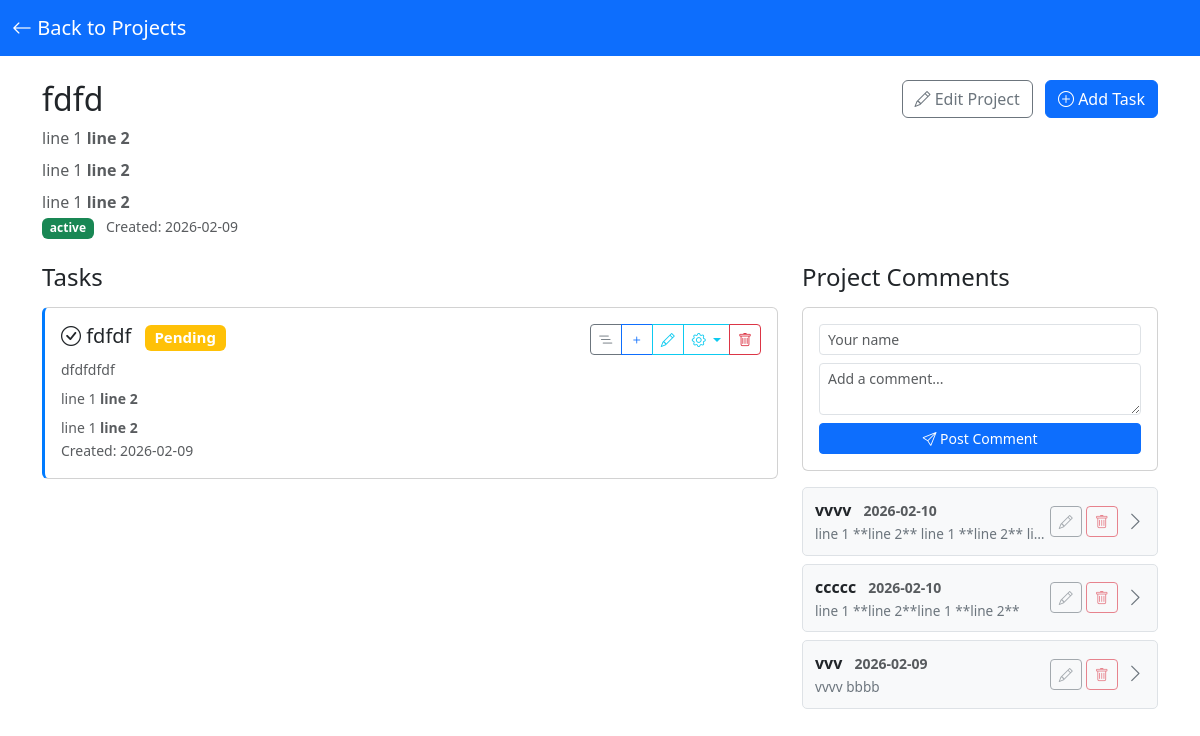
/project/4, run on the app's committed database.
### tables this page shows
CREATE TABLE projects (
            id INTEGER PRIMARY KEY AUTOINCREMENT,
            name TEXT NOT NULL,
            description TEXT,
            status TEXT DEFAULT 'active',
            icon_data TEXT,
            created_at TIMESTAMP DEFAULT CURRENT_TIMESTAMP
        );

CREATE TABLE tasks (
            id INTEGER PRIMARY KEY AUTOINCREMENT,
            project_id INTEGER NOT NULL,
            parent_task_id INTEGER,
            name TEXT NOT NULL,
            description TEXT,
            status TEXT DEFAULT 'pending',
            created_at TIMESTAMP DEFAULT CURRENT_TIMESTAMP,
            FOREIGN KEY (project_id) REFERENCES projects (id) ON DELETE CASCADE,
            FOREIGN KEY (parent_task_id) REFERENCES tasks (id) ON DELETE CASCADE
        );

CREATE TABLE comments (
            id INTEGER PRIMARY KEY AUTOINCREMENT,
            entity_type TEXT NOT NULL,
            entity_id INTEGER NOT NULL,
            content TEXT NOT NULL,
            author TEXT DEFAULT 'User',
            created_at TIMESTAMP DEFAULT CURRENT_TIMESTAMP
        );

### app.py (the view)
@app.route('/project/<int:project_id>')
def project_detail(project_id):
    db = get_db()
    project = db.execute('SELECT * FROM projects WHERE id = ?', (project_id,)).fetchone()
    if not project:
        db.close()
        return redirect(url_for('index'))
    tasks = db.execute('''
        SELECT * FROM tasks
        WHERE project_id = ? AND parent_task_id IS NULL
        ORDER BY created_at DESC
    ''', (project_id,)).fetchall()
    project_comments = db.execute('''
        SELECT * FROM comments
        WHERE entity_type = 'project' AND entity_id = ?
        ORDER BY created_at DESC
    ''', (project_id,)).fetchall()
    db.close()
    return render_template('project_detail.html',
                         project=project,
                         tasks=tasks,
                         project_comments=project_comments)

### app.py (called while the page is built)
@app.template_filter('markdown')
def markdown_filter(text):
    if not text:
        return ''
    return markdown.markdown(
        text,
        extensions=['fenced_code', 'tables', 'sane_lists'],
        output_format='html5'
    )

def get_db():
    db = sqlite3.connect(app.config['DATABASE'])
    db.row_factory = sqlite3.Row
    return db

### templates/project_detail.html (shortened to what this page needs)
<!DOCTYPE html>
<html lang="en">
<head>
    <link href="https://cdn.jsdelivr.net/npm/bootstrap@5.3.0/dist/css/bootstrap.min.css" rel="stylesheet">
    <link rel="stylesheet" href="https://cdn.jsdelivr.net/npm/bootstrap-icons@1.10.0/font/bootstrap-icons.css">
</head>
<body>
    <nav class="navbar navbar-dark bg-primary mb-4">
        <div class="container-fluid">
            <a href="{{ url_for('index') }}" class="navbar-brand">
                <i class="bi bi-arrow-left"></i> Back to Projects
            </a>
        </div>
    </nav>
    <div class="container">
        <div class="row mb-4">
            <div class="col-md-8">
                <h2>
                    {{ project.name }}
                </h2>
                {% if project.description %}
                <div class="text-muted formatted-text">{{ project.description | markdown | safe }}</div>
                {% else %}
                <p class="text-muted">No description</p>
                {% endif %}
                <span class="badge bg-success">{{ project.status }}</span>
                <small class="text-muted ms-2">Created: {{ project.created_at.split(' ')[0] }}</small>
            </div>
            <div class="col-md-4 text-end">
                <button class="btn btn-outline-secondary me-2" data-bs-toggle="modal" data-bs-target="#editProjectModal">
                    <i class="bi bi-pencil"></i> Edit Project
                </button>
                <button class="btn btn-primary" data-bs-toggle="modal" data-bs-target="#addTaskModal">
                    <i class="bi bi-plus-circle"></i> Add Task
                </button>
            </div>
        </div>
        <div class="row">
            <div class="col-md-8">
                <h4 class="mb-3">Tasks</h4>
                {% if tasks %}
                    {% for task in tasks %}
                    <div class="card mb-3 task-item">
                        <div class="card-body">
                            <div class="d-flex justify-content-between align-items-start">
                                <div class="flex-grow-1">
                                    <h5 class="card-title">
                                        <i class="bi bi-check-circle"></i> {{ task.name }}
                                        <span class="badge status-{{ task.status }} ms-2">{{ task.status.replace('_', ' ').title() }}</span>
                                    </h5>
                                    {% if task.description %}
                                    <div class="card-text text-muted small formatted-text">{{ task.description | markdown | safe }}</div>
                                    {% else %}
                                    <p class="card-text text-muted small">No description</p>
                                    {% endif %}
                                    <small class="text-muted">Created: {{ task.created_at.split(' ')[0] }}</small>
                                </div>
                                <div class="btn-group btn-group-sm">
                                    <button class="btn btn-outline-secondary" onclick="loadSubtasks({{ task.id }})"
                                            data-bs-toggle="collapse" data-bs-target="#subtasks-{{ task.id }}">
                                        <i class="bi bi-list-nested"></i>
                                    </button>
                                    <button class="btn btn-outline-primary" onclick="showAddSubtask({{ task.id }})">
                                        <i class="bi bi-plus"></i>
                                    </button>
                                    <button class="btn btn-outline-info" data-bs-toggle="modal" data-bs-target="#editTaskModal{{ task.id }}">
                                        <i class="bi bi-pencil"></i>
                                    </button>
                                    <div class="btn-group btn-group-sm">
                                        <button class="btn btn-outline-info dropdown-toggle" data-bs-toggle="dropdown">
                                            <i class="bi bi-gear"></i>
                                        </button>
                                    </div>
                                    <button class="btn btn-outline-danger" onclick="deleteTask({{ task.id }})">
                                        <i class="bi bi-trash"></i>
                                    </button>
                                </div>
                            </div>
                        </div>
                    </div>
                    {% endfor %}
                {% else %}
                    <div class="alert alert-info">
                        <i class="bi bi-info-circle"></i> No tasks yet. Add your first task to get started!
                    </div>
                {% endif %}
            </div>
            <div class="col-md-4">
                <h4 class="mb-3">Project Comments</h4>
                <div class="card mb-3">
                    <div class="card-body">
                        <form id="projectCommentForm">
                            <div class="mb-2">
                                <input type="text" class="form-control form-control-sm" name="author" placeholder="Your name" required>
                            </div>
                            <div class="mb-2">
                                <textarea class="form-control form-control-sm" name="content" rows="2" placeholder="Add a comment..." required></textarea>
                            </div>
                            <button type="submit" class="btn btn-primary btn-sm w-100">
                                <i class="bi bi-send"></i> Post Comment
                            </button>
                        </form>
                    </div>
                </div>
                <div id="projectComments">
                    {% for comment in project_comments %}
                    <div class="comment-bar" data-comment-id="{{ comment.id }}">
                        <div class="comment-header" onclick="toggleComment({{ comment.id }})">
                            <div class="comment-title">
                                <div class="comment-title-text">
                                    <strong>{{ comment.author }}</strong>
                                    <small class="text-muted ms-2">{{ comment.created_at.split(' ')[0] }}</small>
                                </div>
                                <div class="comment-title-preview">{{ comment.content[:80] }}{% if comment.content|length > 80 %}...{% endif %}</div>
                            </div>
                            <div class="comment-header-right">
                                <div class="comment-actions">
                                    <button class="btn btn-sm btn-outline-secondary"
                                            onclick="event.stopPropagation(); editComment({{ comment.id }})"
                                            title="Edit comment">
                                        <i class="bi bi-pencil"></i>
                                    </button>
                                    <button class="btn btn-sm btn-outline-danger"
                                            onclick="event.stopPropagation(); deleteComment({{ comment.id }})"
                                            title="Delete comment">
                                        <i class="bi bi-trash"></i>
                                    </button>
                                </div>
                                <i class="bi bi-chevron-right comment-expand-icon"></i>
                            </div>
                        </div>
                    </div>
                    {% endfor %}
                </div>
            </div>
        </div>
    </div>
</body>
</html>

### templates/project_detail.html (style rules this page uses)
.task-item { border-left: 3px solid #007bff; transition: background-color 0.2s; }
.comment-bar { background-color: #f8f9fa; border: 1px solid #dee2e6; border-radius: 5px; padding: 10px 12px; margin-bottom: 8px; transition: all 0.2s; }
.comment-header { display: flex; justify-content: space-between; align-items: center; cursor: pointer; }
.comment-title { font-weight: 600; margin: 0; flex: 1; min-width: 0; }
.comment-title-text { overflow: hidden; text-overflow: ellipsis; white-space: nowrap; display: block; }
.comment-title-preview { font-size: 0.85rem; color: #6c757d; font-weight: normal; margin-top: 2px; overflow: hidden; text-overflow: ellipsis; white-space: nowrap; }
.comment-header-right { display: flex; align-items: center; gap: 8px; }
.comment-actions { display: flex; gap: 4px; }
.comment-actions button { opacity: 0.6; transition: opacity 0.2s; }
.comment-expand-icon { transition: transform 0.2s; font-size: 1.2rem; color: #6c757d; }
.status-pending { background-color: #ffc107; }
.formatted-text { word-wrap: break-word; }
.formatted-text p { margin: 0 0 0.5rem 0; }
.formatted-text p:last-child { margin-bottom: 0; }
.formatted-text strong { font-weight: 600; }

### data on the page
projects: name "fdfd", description "line 1 line 2 line 1 line 2 line 1 line 2", status "active", created_at "2026-02-09"
tasks: name "fdfdf", status.replace "Pending", description "dfdfdfdf line 1 line 2 line 1 line 2", created_at "2026-02-09"
comments: author "vvvv", created_at "2026-02-10", content "line 1 **line 2** line 1 **line 2** li…"
comments: author "ccccc", created_at "2026-02-10", content "line 1 **line 2**line 1 **line 2**"
comments: author "vvv", created_at "2026-02-09", content "vvvv bbbb"
